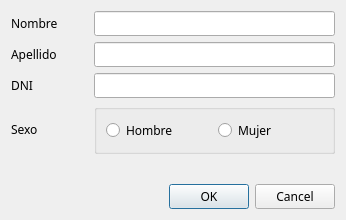
<?xml version="1.0" encoding="UTF-8"?>
<ui version="4.0">
 <class>Pacientes</class>
 <widget class="QDialog" name="Pacientes">
  <property name="geometry">
   <rect>
    <x>0</x>
    <y>0</y>
    <width>346</width>
    <height>220</height>
   </rect>
  </property>
  <property name="font">
   <font>
    <family>Manjari</family>
   </font>
  </property>
  <property name="windowTitle">
   <string>Dialog</string>
  </property>
  <layout class="QGridLayout" name="gridLayout">
   <item row="4" column="2">
    <spacer name="verticalSpacer">
     <property name="orientation">
      <enum>Qt::Vertical</enum>
     </property>
     <property name="sizeHint" stdset="0">
      <size>
       <width>20</width>
       <height>40</height>
      </size>
     </property>
    </spacer>
   </item>
   <item row="0" column="0">
    <widget class="QLabel" name="labelNombre">
     <property name="text">
      <string>Nombre</string>
     </property>
    </widget>
   </item>
   <item row="1" column="0">
    <widget class="QLabel" name="labelApellido">
     <property name="text">
      <string>Apellido</string>
     </property>
    </widget>
   </item>
   <item row="2" column="0">
    <widget class="QLabel" name="labelDNI">
     <property name="text">
      <string>DNI</string>
     </property>
    </widget>
   </item>
   <item row="3" column="0">
    <widget class="QLabel" name="labelSexo">
     <property name="text">
      <string>Sexo</string>
     </property>
    </widget>
   </item>
   <item row="6" column="1" colspan="3">
    <widget class="QDialogButtonBox" name="buttonBox">
     <property name="orientation">
      <enum>Qt::Horizontal</enum>
     </property>
     <property name="standardButtons">
      <set>QDialogButtonBox::Cancel|QDialogButtonBox::Ok</set>
     </property>
    </widget>
   </item>
   <item row="3" column="1" colspan="3">
    <widget class="QGroupBox" name="groupBox">
     <property name="title">
      <string/>
     </property>
     <layout class="QHBoxLayout" name="horizontalLayout">
      <item>
       <widget class="QRadioButton" name="radioButtonH">
        <property name="text">
         <string>Hombre</string>
        </property>
       </widget>
      </item>
      <item>
       <widget class="QRadioButton" name="radioButtonM">
        <property name="text">
         <string>Mujer</string>
        </property>
       </widget>
      </item>
     </layout>
    </widget>
   </item>
   <item row="2" column="1" colspan="3">
    <widget class="QLineEdit" name="lineEditDNI"/>
   </item>
   <item row="1" column="1" colspan="3">
    <widget class="QLineEdit" name="lineEditApellido"/>
   </item>
   <item row="0" column="1" colspan="3">
    <widget class="QLineEdit" name="lineEditNombre"/>
   </item>
  </layout>
 </widget>
 <resources/>
 <connections>
  <connection>
   <sender>buttonBox</sender>
   <signal>accepted()</signal>
   <receiver>Pacientes</receiver>
   <slot>accept()</slot>
   <hints>
    <hint type="sourcelabel">
     <x>248</x>
     <y>254</y>
    </hint>
    <hint type="destinationlabel">
     <x>157</x>
     <y>274</y>
    </hint>
   </hints>
  </connection>
  <connection>
   <sender>buttonBox</sender>
   <signal>rejected()</signal>
   <receiver>Pacientes</receiver>
   <slot>reject()</slot>
   <hints>
    <hint type="sourcelabel">
     <x>316</x>
     <y>260</y>
    </hint>
    <hint type="destinationlabel">
     <x>286</x>
     <y>274</y>
    </hint>
   </hints>
  </connection>
 </connections>
</ui>
